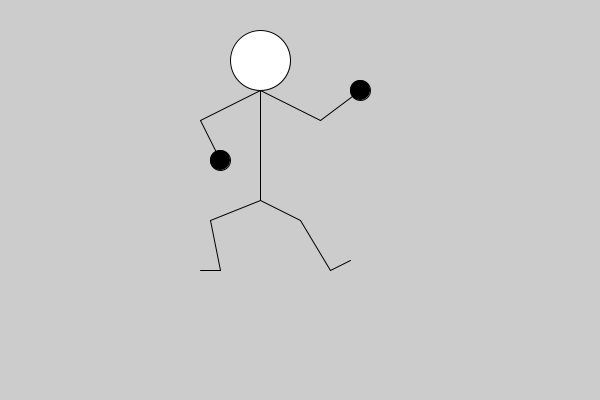
Frame 1 (no input)
Frame 60 (the mouse pressed at the canvas centre just before this capture): identical to frame 1, image omitted
Frame 120 (the mouse held since frame 60 and released just before this capture): identical to frame 1, image omitted

The Processing sketch that drew this single still picture (run headless with seeded random() and noise(); from frame 60 on, the mouse is pressed at the canvas centre):

// Processing sketch: t1ej1_monigote
// ── t1ej1_monigote.pde

void setup() {
  size(600, 400);
  
  ellipse(260, 60, 60, 60);
  line(260, 90, 260, 200);
  
  // Arm on the left
  fill(0, 0, 0);
  line(260, 90, 200, 120);
  line(200, 120, 220, 160);
  ellipse(220, 160, 20, 20);
  
  // Arm on the right
  line(260, 90, 320, 120);
  line(320, 120, 360, 90);
  ellipse(360, 90, 20, 20);
  
  // Leg on the left
  line(260, 200, 210, 220);
  line(210, 220, 220, 270);
  line(220, 270, 200, 270);
  
  // Leg on the right
  line(260, 200, 300, 220);
  line(300, 220, 330, 270);
  line(330, 270, 350, 260);
}

void draw() {
  
}
